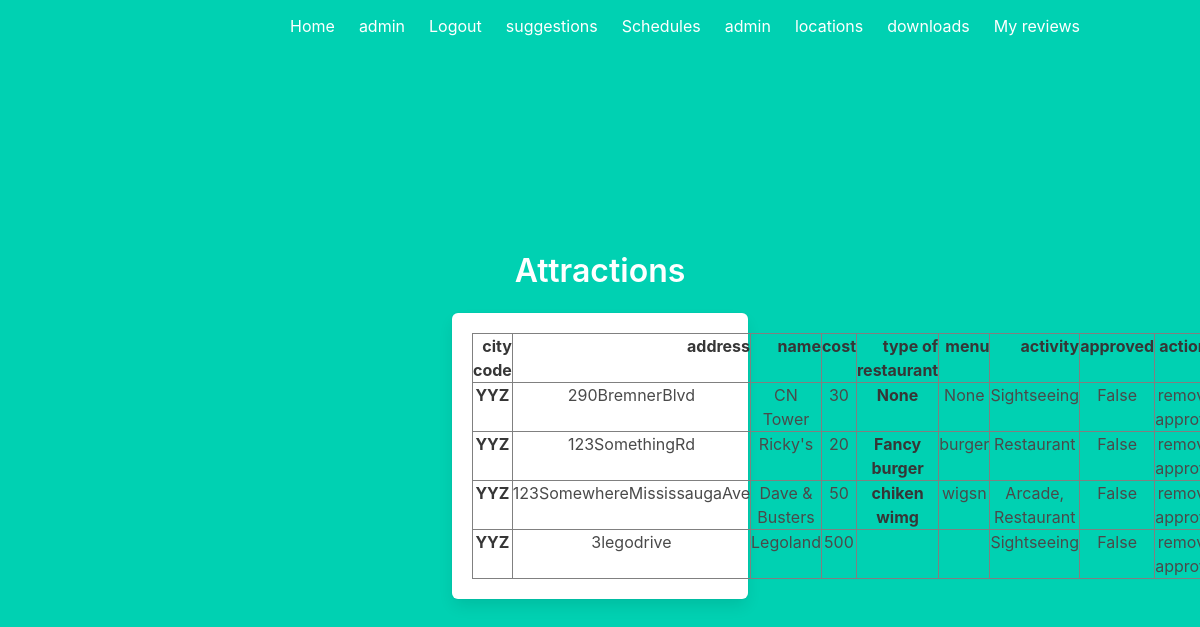
Page /admin/attractions/pending (signed in) on the earlier database version.
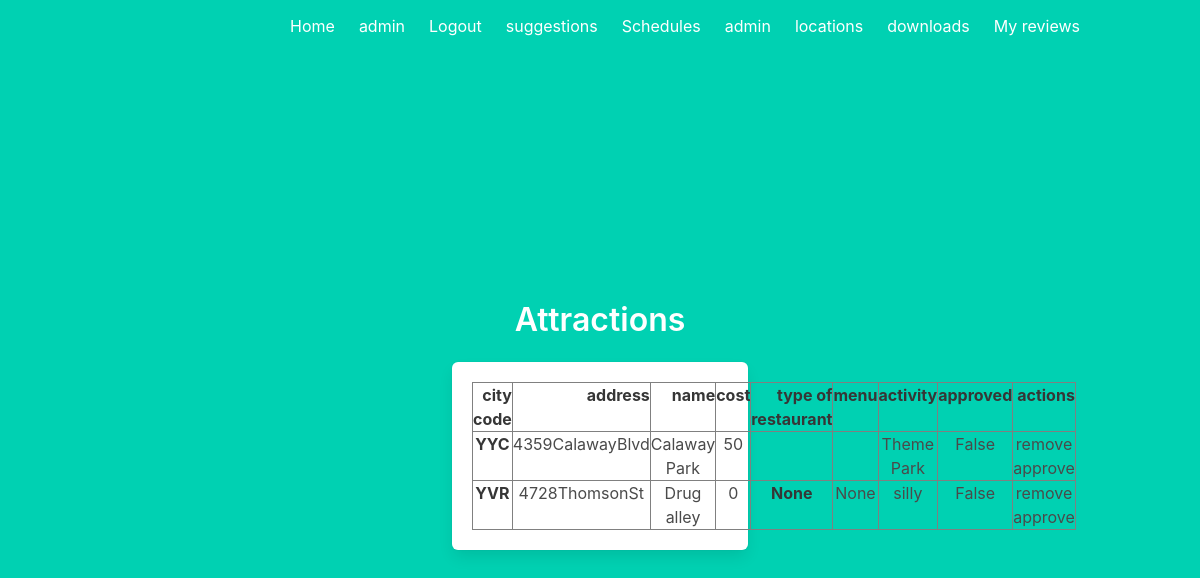
Same page on the later database version.
### models.py (models this page shows, shortened)
class Attraction(db.Model):
    cityCode = db.Column(db.String, db.ForeignKey('city.airportCode'), nullable = False)
    Address = db.Column(db.String(300), primary_key  =True)
    Name = db.Column(db.String(200), nullable = False)
    Cost = db.Column(db.Integer, nullable = False) #rank from 0-3 in terms of free to expensive
    typeOfRestaurant = db.Column(db.String(), nullable = True)
    menu = db.Column(db.String(), nullable = True)
    activity = db.Column(db.String(50), nullable = False)
    approvedFlag = db.Column(db.Boolean, nullable = False)

### adminView.py (the view)
@adminView.route('/admin/attractions/pending')
def adminViewPendingAttractions():
    check = current_user.get_id()
    user = User.query.filter_by(id = check).first()
    if not user or not user.isAdmin:
        return redirect(url_for('main.index'))
    pending = Attraction.query.filter_by(approvedFlag = False).all()
    return render_template('admin/attractions.html', attractions = pending)

### app.py (called while the page is built)
@lm.user_loader
def load_user(user_id):
    return User.query.get(int(user_id))

### templates/admin/attractions.html (shortened to what this page needs)
{% extends "base.html" %}
{% block content %}
<div class="column is-4 is-offset-4">
    <h3 class="title">Attractions</h3>
    <div class="box">
        {% if attractions%}
            <table border="1" class="dataframe">
                <thead>
                  <tr style="text-align: right;">
                    <th>city code</th>
                    <th>address</th>
                    <th>name</th>
                    <th>cost</th>
                    <th>type of restaurant</th>
                    <th>menu</th>
                    <th>activity</th>
                    <th>approved</th>
                    <th>actions</th>
                  </tr>
                </thead>
                <tbody>
                    {% for row in attractions %}
                        <tr>
                              <th>{{row['cityCode']}}</th>
                              <td>{{row['Address']}}</td>
                              <td>{{row['Name']}}</td>
                              <td>{{row['Cost']}}</td>
                              <th>{{row['typeOfRestaurant']}}</th>
                              <td>{{row['menu']}}</td>
                              <td>{{row['activity']}}</td>
                              <td>{{row['approvedFlag']}}</td>
                              <td>
                                    <a href="/admin/attractions/{{row['Address']}}/remove">remove</a>
                                {% if not row['approvedFlag']%}
                                    <a href="/admin/attractions/{{row['Address']}}/approve">approve</a>
                                {% endif %}
                            </td>
                        </tr>
                    {% endfor %}
                </tbody>
              </table>
        {% else %}
            <h3>nothing yet</h3>
        {% endif %}
    </div>
</div>
{% endblock %}

Differences in the rows shown:
no longer on this page (row edited): Attraction: cityCode "YYZ", Address "290BremnerBlvd", Name "CN Tower", Cost "30", typeOfRestaurant "None", menu "None", activity "Sightseeing", approvedFlag "False"
no longer on this page (row edited): Attraction: cityCode "YYZ", Address "123SomethingRd", Name "Ricky's", Cost "20", typeOfRestaurant "Fancy burger", menu "burger", activity "Restaurant", approvedFlag "False"
no longer on this page (row edited): Attraction: cityCode "YYZ", Address "123SomewhereMississaugaAve", Name "Dave & Busters", Cost "50", typeOfRestaurant "chiken wimg", menu "wigsn", activity "Arcade, Restaurant", approvedFlag "False"
no longer on this page (row edited): Attraction: cityCode "YYZ", Address "3legodrive", Name "Legoland", Cost "500", activity "Sightseeing", approvedFlag "False"
added Attraction: cityCode "YYC", Address "4359CalawayBlvd", Name "Calaway Park", Cost "50", activity "Theme Park", approvedFlag "False"
added Attraction: cityCode "YVR", Address "4728ThomsonSt", Name "Drug alley", Cost "0", typeOfRestaurant "None", menu "None", activity "silly", approvedFlag "False"
